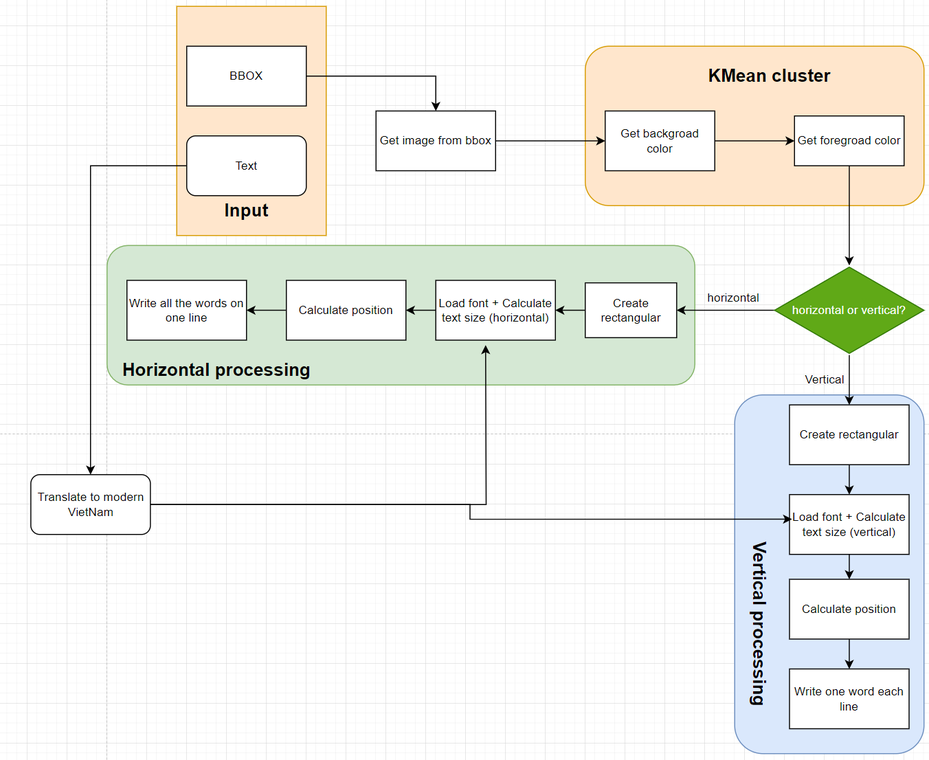
#> input picture image/detail_postprocess.png, 929 x 760 px, shrunk from 1352 x 1106 before the run, given as the content of the folder che_phong/img, which was not available
$ python remove_bg.py
#> lines starting #> are read from the running program, lines starting #| are printed output that depends on the picture; after the words box and inside, x2 and y2 are one past the last pixel; in counts of white or black regions, pixels touching at a corner belong together; long printed decimals are rounded; pictures that were not available may be replaced by others from this repository, and a replacement may not be noted
import argparse
from copy import deepcopy
import numpy as np
import cv2
import os
from time import time

def bg_rm_lqn(
    I: np.ndarray, # grayscale
)-> np.ndarray:
    s = time()
    # region 0. Read the image and preprocess the image
    I = 255 - I  # Inverse pixel
    H, W = I.shape
    J = np.zeros(I.shape, dtype=np.uint8)
    K = np.zeros(I.shape, dtype=np.uint8)

    J[0, :] = I[0, :] # Top edge
    J[H-1, :] = I[H-1, :] # Bottom edge
    J[:, 0] = I[:, 0] # Left edge
    J[:, W-1] = I[:, W-1] # Right
    e = time()
    new_J = deepcopy(J)
    # endregion
    count= 0

    lst_time_step_1 = []
    lst_time_step_2 = []
    while True:
        count+=1
        # region 1. Image K
        s = time()

        K = cv2.dilate(
            src = J,
            kernel= cv2.getStructuringElement(
                shape= cv2.MORPH_RECT,
                ksize= (3,3)
            ),
            iterations= 1,
        )
        # print(f'K: {K}')
        e = time()
        lst_time_step_1.append((e-s))
        # endregion


        # region 2. Image J
        # Step 2
        s = time()
        new_J = cv2.min(
            src1 = K,
            src2 = I,
        )
        # endregion

        if cv2.countNonZero(cv2.subtract(new_J,J)) == 0:
            break
        J = new_J
        e = time()
        lst_time_step_2.append((e-s))

    BR = I - J
    print(f'Count: {count}')
    print(f"Average time step 1: {np.mean(lst_time_step_1)}")
    print(f"Average time step 2: {np.mean(lst_time_step_2)}")

    return BR

if __name__ == "__main__":
    IMG_PATH = 'che_phong/img'
    OUT_RM_BG = 'che_phong/bg_rm_lqn'
    for img_name in os.listdir(IMG_PATH):
        image_fn = os.path.join(IMG_PATH, img_name)
        I = cv2.imread(image_fn, cv2.IMREAD_GRAYSCALE)
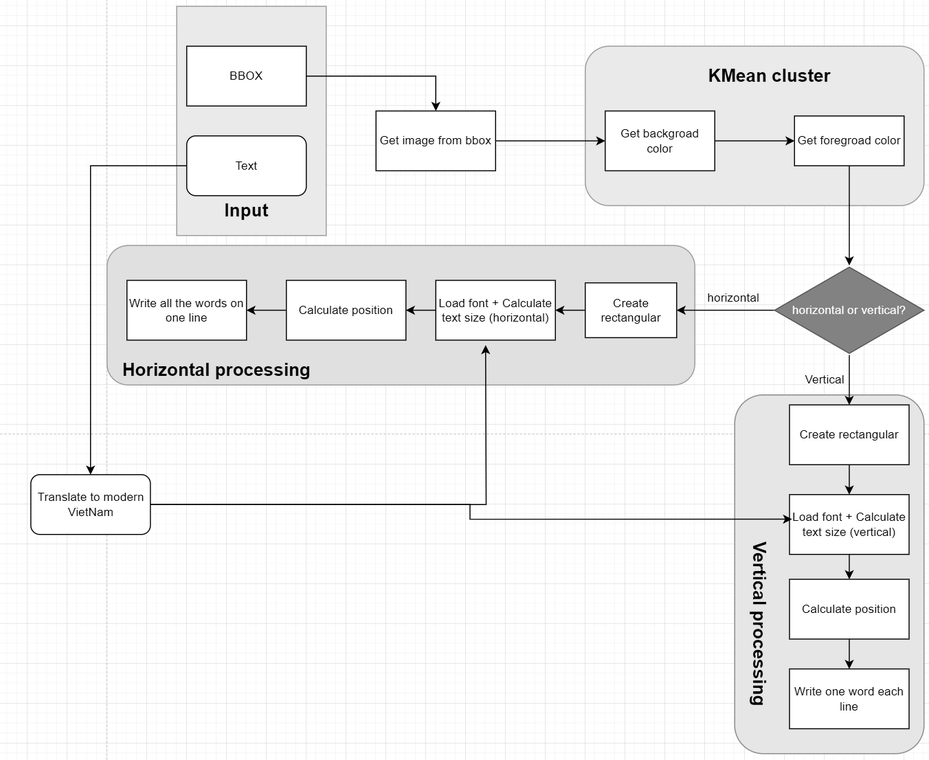
#> I: shape (760, 929); min 0, max 255, mean 241.6
        BR= bg_rm_lqn(I = I)
#> in bg_rm_lqn, `I = 255 - I`:
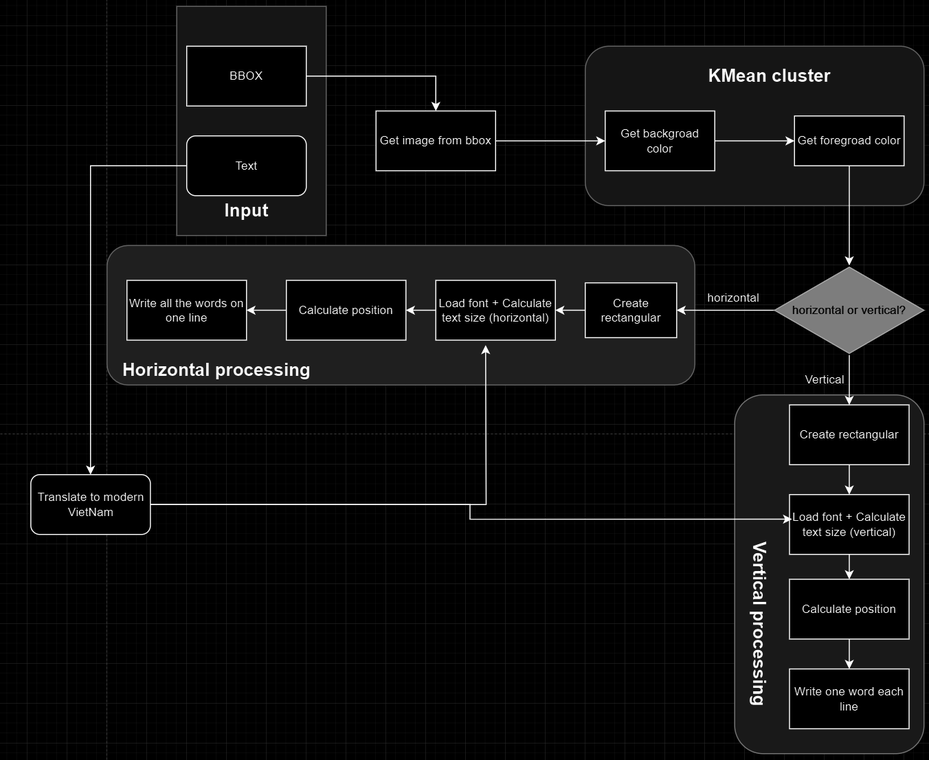
#> I: shape (760, 929); min 0, max 255, mean 13.4
#> in bg_rm_lqn, `J[H-1, :] = I[H-1, :]`:
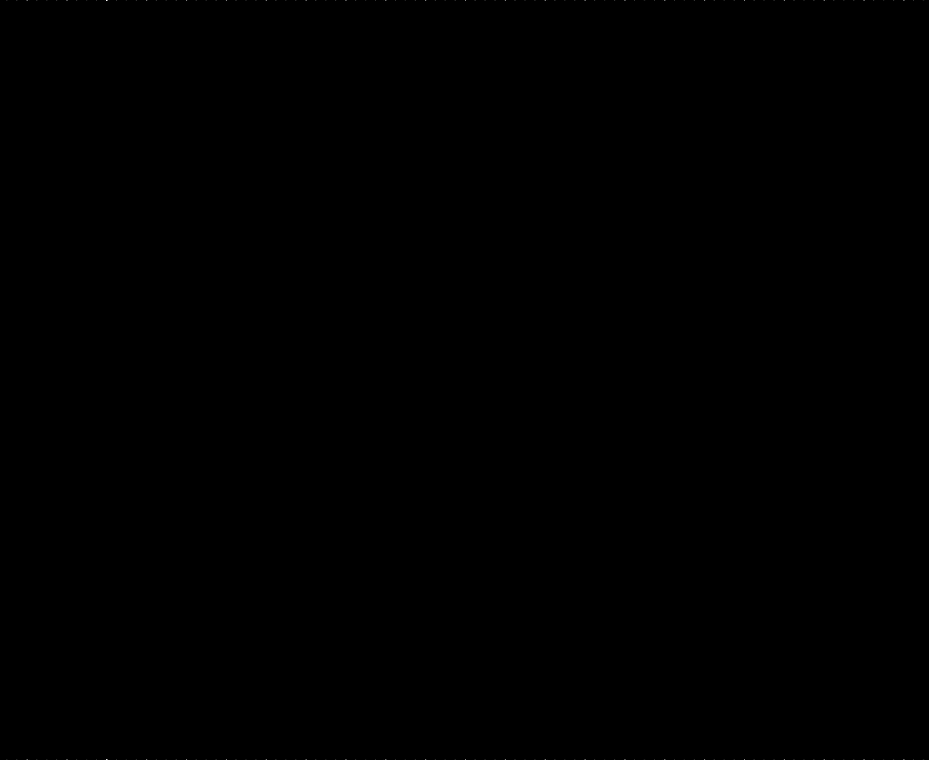
#> J: shape (760, 929); min 0, max 32, mean 0; drawn with min black and max white
#> in bg_rm_lqn, `J[:, 0] = I[:, 0]`: J: shape (760, 929); 0.02% of pixels changed, all inside (x1, y1, x2, y2) = (0, 4, 1, 754)
#> in bg_rm_lqn, `J[:, W-1] = I[:, W-1]`: J: shape (760, 929); min 0, max 32, mean 0
#> after the loop in bg_rm_lqn, `while True:`: count = 2206; lst_time_step_1 = 2206 values, max 0.0114 at index 0, min 0.000121 at index 873, mean 0.000236; lst_time_step_2 = 2205 values, max 0.0116 at index 0, min 0.000102 at index 859, mean 0.000155
#| Count: 2206
#| Average time step 1: 0.0002363
#| Average time step 2: 0.0001545
        cv2.imwrite(
            filename= os.path.join(OUT_RM_BG,img_name),
            img = BR
        )
